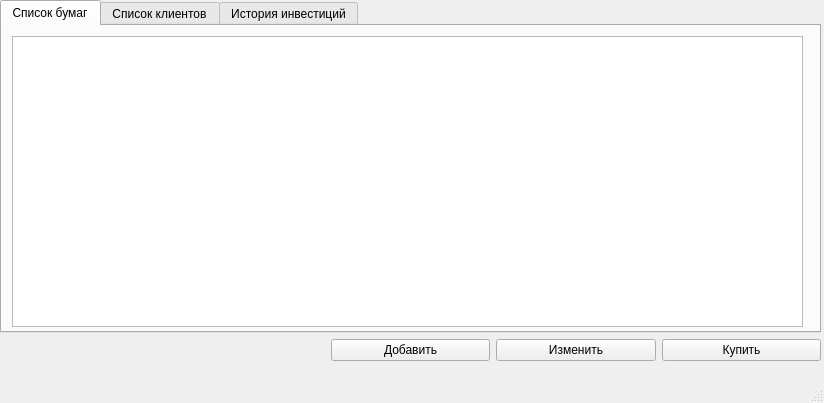
<?xml version="1.0" encoding="UTF-8"?>
<ui version="4.0">
 <class>EmployeeMainWindow</class>
 <widget class="QMainWindow" name="EmployeeMainWindow">
  <property name="geometry">
   <rect>
    <x>0</x>
    <y>0</y>
    <width>824</width>
    <height>403</height>
   </rect>
  </property>
  <property name="windowTitle">
   <string>MainWindow</string>
  </property>
  <widget class="QWidget" name="centralwidget">
   <widget class="QWidget" name="gridLayoutWidget">
    <property name="geometry">
     <rect>
      <x>0</x>
      <y>0</y>
      <width>821</width>
      <height>361</height>
     </rect>
    </property>
    <layout class="QGridLayout" name="gridLayout">
     <item row="1" column="4">
      <widget class="QPushButton" name="buyButton">
       <property name="enabled">
        <bool>true</bool>
       </property>
       <property name="text">
        <string>Купить</string>
       </property>
      </widget>
     </item>
     <item row="0" column="0" colspan="5">
      <widget class="QTabWidget" name="tabWidget">
       <property name="currentIndex">
        <number>0</number>
       </property>
       <widget class="QWidget" name="listSecurities">
        <attribute name="title">
         <string>Список бумаг</string>
        </attribute>
        <widget class="QWidget" name="verticalLayoutWidget">
         <property name="geometry">
          <rect>
           <x>10</x>
           <y>10</y>
           <width>791</width>
           <height>291</height>
          </rect>
         </property>
         <layout class="QVBoxLayout" name="verticalLayout">
          <item>
           <widget class="QTableView" name="securitesView"/>
          </item>
         </layout>
        </widget>
       </widget>
       <widget class="QWidget" name="listClients">
        <attribute name="title">
         <string>Список клиентов</string>
        </attribute>
        <widget class="QWidget" name="verticalLayoutWidget_3">
         <property name="geometry">
          <rect>
           <x>10</x>
           <y>10</y>
           <width>791</width>
           <height>291</height>
          </rect>
         </property>
         <layout class="QVBoxLayout" name="verticalLayout_3">
          <item>
           <widget class="QTableView" name="clientsView"/>
          </item>
         </layout>
        </widget>
       </widget>
       <widget class="QWidget" name="historyInvestition">
        <attribute name="title">
         <string>История инвестиций</string>
        </attribute>
        <widget class="QWidget" name="verticalLayoutWidget_2">
         <property name="geometry">
          <rect>
           <x>10</x>
           <y>10</y>
           <width>791</width>
           <height>291</height>
          </rect>
         </property>
         <layout class="QVBoxLayout" name="verticalLayout_2">
          <item>
           <widget class="QTableView" name="historyView"/>
          </item>
         </layout>
        </widget>
       </widget>
      </widget>
     </item>
     <item row="1" column="3">
      <widget class="QPushButton" name="editButton">
       <property name="text">
        <string>Изменить</string>
       </property>
      </widget>
     </item>
     <item row="1" column="2">
      <widget class="QPushButton" name="addButton">
       <property name="text">
        <string>Добавить</string>
       </property>
      </widget>
     </item>
    </layout>
   </widget>
  </widget>
  <widget class="QMenuBar" name="menubar">
   <property name="geometry">
    <rect>
     <x>0</x>
     <y>0</y>
     <width>824</width>
     <height>20</height>
    </rect>
   </property>
  </widget>
  <widget class="QStatusBar" name="statusbar"/>
 </widget>
 <resources/>
 <connections>
  <connection>
   <sender>buyButton</sender>
   <signal>clicked()</signal>
   <receiver>EmployeeMainWindow</receiver>
   <slot>buyInvestion()</slot>
   <hints>
    <hint type="sourcelabel">
     <x>740</x>
     <y>369</y>
    </hint>
    <hint type="destinationlabel">
     <x>411</x>
     <y>201</y>
    </hint>
   </hints>
  </connection>
  <connection>
   <sender>addButton</sender>
   <signal>clicked()</signal>
   <receiver>EmployeeMainWindow</receiver>
   <slot>addSecurities()</slot>
   <hints>
    <hint type="sourcelabel">
     <x>410</x>
     <y>369</y>
    </hint>
    <hint type="destinationlabel">
     <x>411</x>
     <y>201</y>
    </hint>
   </hints>
  </connection>
  <connection>
   <sender>editButton</sender>
   <signal>clicked()</signal>
   <receiver>EmployeeMainWindow</receiver>
   <slot>editSecurities()</slot>
   <hints>
    <hint type="sourcelabel">
     <x>575</x>
     <y>369</y>
    </hint>
    <hint type="destinationlabel">
     <x>411</x>
     <y>201</y>
    </hint>
   </hints>
  </connection>
 </connections>
 <slots>
  <slot>buyInvestion()</slot>
  <slot>addSecurities()</slot>
  <slot>editSecurities()</slot>
 </slots>
</ui>
